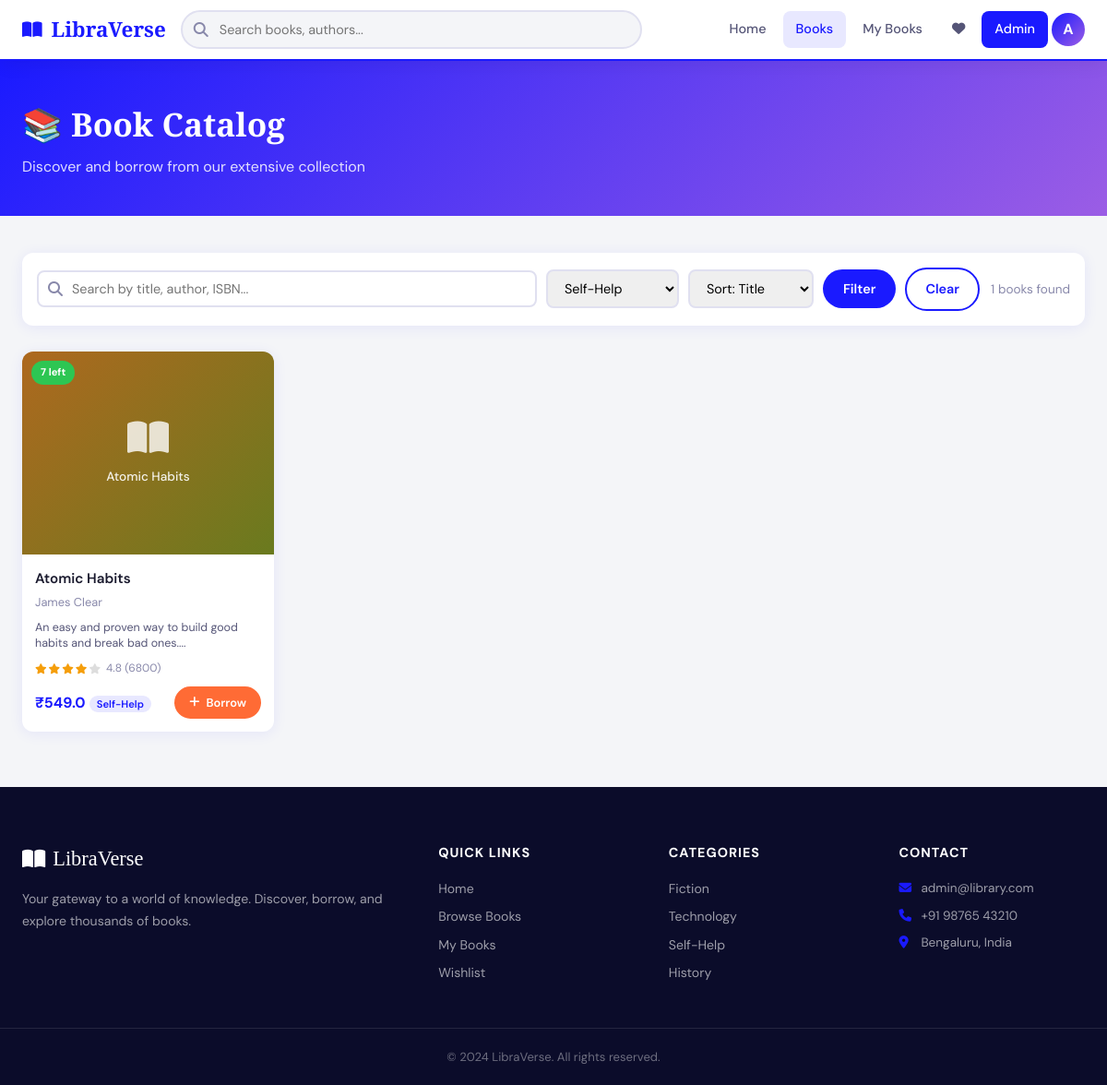
Screenshot of /books?category=Self-Help (signed in) with the database file from the repository.
### tables this page shows
CREATE TABLE books (
            id INTEGER PRIMARY KEY AUTOINCREMENT,
            title TEXT NOT NULL,
            author TEXT NOT NULL,
            isbn TEXT UNIQUE,
            category TEXT,
            publisher TEXT,
            year INTEGER,
            total_copies INTEGER DEFAULT 1,
            available_copies INTEGER DEFAULT 1,
            price REAL DEFAULT 0,
            cover_image TEXT DEFAULT 'book_default.png',
            description TEXT,
            rating REAL DEFAULT 0,
            reviews_count INTEGER DEFAULT 0,
            added_date TEXT DEFAULT CURRENT_DATE
        );

### app.py (the view)
@app.route('/books')
def books():
    if 'user_id' not in session:
        return redirect(url_for('login'))
    conn = get_db()
    search = request.args.get('search', '')
    category = request.args.get('category', '')
    sort = request.args.get('sort', 'title')
    query = "SELECT * FROM books WHERE 1=1"
    params = []
    if search:
        query += " AND (title LIKE ? OR author LIKE ? OR isbn LIKE ?)"
        params.extend([f'%{search}%', f'%{search}%', f'%{search}%'])
    if category:
        query += " AND category=?"
        params.append(category)
    query += f" ORDER BY {sort}"
    all_books = conn.execute(query, params).fetchall()
    categories = conn.execute("SELECT DISTINCT category FROM books").fetchall()
    conn.close()
    return render_template('books.html', books=all_books, categories=categories, search=search, selected_category=category)

### app.py (called while the page is built)
def get_db():
    conn = sqlite3.connect(DB_PATH)
    conn.row_factory = sqlite3.Row
    return conn

### templates/books.html (shortened to what this page needs)
{% extends "base.html" %}
{% block content %}
<div class="page-header">
    <div class="container">
        <h1>📚 Book Catalog</h1>
        <p>Discover and borrow from our extensive collection</p>
    </div>
</div>
<div class="container books-page">
    <div class="filters-bar">
        <form method="GET" class="filters-form">
            <div class="filter-search">
                <i class="fas fa-search"></i>
                <input type="text" name="search" value="{{ search }}" placeholder="Search by title, author, ISBN...">
            </div>
            <select name="category" class="filter-select">
                {% for cat in categories %}
                <option value="{{ cat.category }}" {% if selected_category == cat.category %}selected{% endif %}>{{ cat.category }}</option>
                {% endfor %}
            </select>
            <select name="sort" class="filter-select">
                <option value="title">Sort: Title</option>
            </select>
            <button type="submit" class="btn btn-primary">Filter</button>
            <a href="{{ url_for('books') }}" class="btn btn-outline">Clear</a>
        </form>
        <span class="results-count">{{ books|length }} books found</span>
    </div>
    {% if books %}
    <div class="books-grid books-grid-wide">
        {% for book in books %}
        <div class="book-card" onclick="window.location='/book/{{ book.id }}'">
            <div class="book-cover">
                <div class="book-cover-placeholder" style="background: linear-gradient(135deg, hsl({{ loop.index * 31 }}, 70%, 40%), hsl({{ loop.index * 31 + 40 }}, 60%, 30%))">
                    <span>{{ book.title[:15] }}</span>
                </div>
                {% if book.available_copies > 0 %}
                <span class="book-badge badge-available">{{ book.available_copies }} left</span>
                {% else %}
                <span class="book-badge badge-unavailable">Unavailable</span>
                {% endif %}
            </div>
            <div class="book-info">
                <h3 class="book-title">{{ book.title }}</h3>
                <p class="book-author">{{ book.author }}</p>
                <p class="book-desc">{{ book.description[:80] if book.description else '' }}...</p>
                <div class="book-meta">
                    <div class="book-rating">
                        {% for i in range(5) %}
                        <i class="fas fa-star {% if i < book.rating|int %}star-filled{% endif %}"></i>
                        {% endfor %}
                        <span>{{ book.rating }} ({{ book.reviews_count }})</span>
                    </div>
                </div>
                <div class="book-footer">
                    <div>
                        <span class="book-price">₹{{ book.price }}</span>
                        <span class="book-category">{{ book.category }}</span>
                    </div>
                    <button class="btn btn-sm btn-borrow" onclick="borrowBook({{ book.id }}, event)">
                        <i class="fas fa-plus"></i> Borrow
                    </button>
                </div>
            </div>
        </div>
        {% endfor %}
    </div>
    {% endif %}
</div>
{% endblock %}

### static/css/style.css (style rules this page uses)
:root { --primary: #1a1aff; --primary-dark: #0000cc; --primary-light: #e8e8ff; --accent: #ff6b35; --accent2: #ffd60a; --bg: #f4f5f8; --bg2: #ffffff; --bg3: #0b0c2a; --text: #1a1a2e; --text2: #555577; --text3: #8888aa; --border: #e0e0f0; --card-shadow: 0 2px 16px rgba(26,26,255,0.07); --card-shadow-hover: 0 8px 32px rgba(26,26,255,0.15); --radius: 12px; --radius-sm: 8px; --green: #2dc653; --red: #e63946; --orange: #f77f00; }
* { box-sizing: border-box; margin: 0; padding: 0; }
html { scroll-behavior: smooth; }
body { font-family: 'DM Sans', sans-serif; background: var(--bg); color: var(--text); line-height: 1.6; }
.btn { display: inline-flex; align-items: center; gap: 7px; padding: 10px 20px; border-radius: 50px; font-family: inherit; font-size: 0.9rem; font-weight: 600; cursor: pointer; text-decoration: none; border: 2px solid transparent; transition: all .2s; white-space: nowrap; }
.btn-primary { background: var(--primary); color: white; }
.btn-outline { border-color: var(--primary); color: var(--primary); background: transparent; }
.btn-sm { padding: 7px 14px; font-size: 0.8rem; border-radius: 50px; }
.btn-borrow { background: var(--accent); color: white; border-color: var(--accent); font-size: 0.8rem; padding: 7px 14px; }
.container { max-width: 1400px; margin: 0 auto; padding: 0 24px; }
.books-grid { display: grid; grid-template-columns: repeat(auto-fill, minmax(200px, 1fr)); gap: 20px; }
.books-grid-wide { grid-template-columns: repeat(auto-fill, minmax(220px, 1fr)); }
.book-card { background: white; border-radius: var(--radius); box-shadow: var(--card-shadow); overflow: hidden; cursor: pointer; transition: all .2s; }
.book-cover { position: relative; height: 220px; overflow: hidden; }
.book-cover-placeholder { width: 100%; height: 100%; display: flex; flex-direction: column; align-items: center; justify-content: center; gap: 12px; color: white; }
.book-cover-placeholder span { font-size: 0.85rem; text-align: center; padding: 0 16px; opacity: 0.9; font-weight: 500; }
.book-badge { position: absolute; top: 10px; left: 10px; padding: 4px 10px; border-radius: 50px; font-size: 0.7rem; font-weight: 700; }
.badge-available { background: var(--green); color: white; }
.book-info { padding: 14px; }
.book-title { font-size: 0.95rem; font-weight: 600; margin-bottom: 4px; white-space: nowrap; overflow: hidden; text-overflow: ellipsis; }
.book-author { font-size: 0.8rem; color: var(--text3); margin-bottom: 8px; }
.book-desc { font-size: 0.78rem; color: var(--text2); margin-bottom: 8px; line-height: 1.4; }
.book-meta { display: flex; align-items: center; justify-content: space-between; margin-bottom: 10px; }
.book-rating { display: flex; align-items: center; gap: 2px; font-size: 0.75rem; }
.book-rating i { font-size: 0.7rem; color: #ddd; }
.book-rating .star-filled { color: #f59e0b; }
.book-rating span { color: var(--text3); margin-left: 4px; }
.book-category { font-size: 0.7rem; background: var(--primary-light); color: var(--primary); padding: 2px 8px; border-radius: 50px; font-weight: 600; }
.book-footer { display: flex; align-items: center; justify-content: space-between; }
.book-price { font-size: 1rem; font-weight: 700; color: var(--primary); }
.page-header { background: linear-gradient(135deg, #1a1aff, #9b5de5); padding: 40px 0; color: white; margin-bottom: 40px; }
.page-header h1 { font-family: 'Playfair Display', serif; font-size: 2.2rem; margin-bottom: 6px; }
.page-header p { opacity: 0.85; }
.filters-bar { display: flex; align-items: center; gap: 12px; margin-bottom: 28px; flex-wrap: wrap; background: white; padding: 16px; border-radius: var(--radius); box-shadow: var(--card-shadow); }
.filters-form { display: flex; align-items: center; gap: 10px; flex-wrap: wrap; flex: 1; }
.filter-search { position: relative; flex: 1; min-width: 200px; }
.filter-search i { position: absolute; left: 12px; top: 50%; transform: translateY(-50%); color: var(--text3); }
.filter-search input { width: 100%; padding: 9px 14px 9px 36px; border: 2px solid var(--border); border-radius: var(--radius-sm); font-family: inherit; font-size: 0.9rem; outline: none; }
.filter-select { padding: 9px 14px; border: 2px solid var(--border); border-radius: var(--radius-sm); font-family: inherit; font-size: 0.9rem; outline: none; cursor: pointer; }
.results-count { font-size: 0.85rem; color: var(--text3); white-space: nowrap; margin-left: auto; }
.star-filled { color: #f59e0b !important; }

### rows the page displays
books: title "Atomic Habits…", available_copies "7", title "Atomic Habits", author "James Clear", description "An easy and proven way to build good habits and break bad ones.", rating "4.8", reviews_count "6800", price "549.0", category "Self-Help"

### other values shown
{{ session.user_name[0] | upper }} "A"
{{ books|length }} "1"
form field category "Self-Help"
